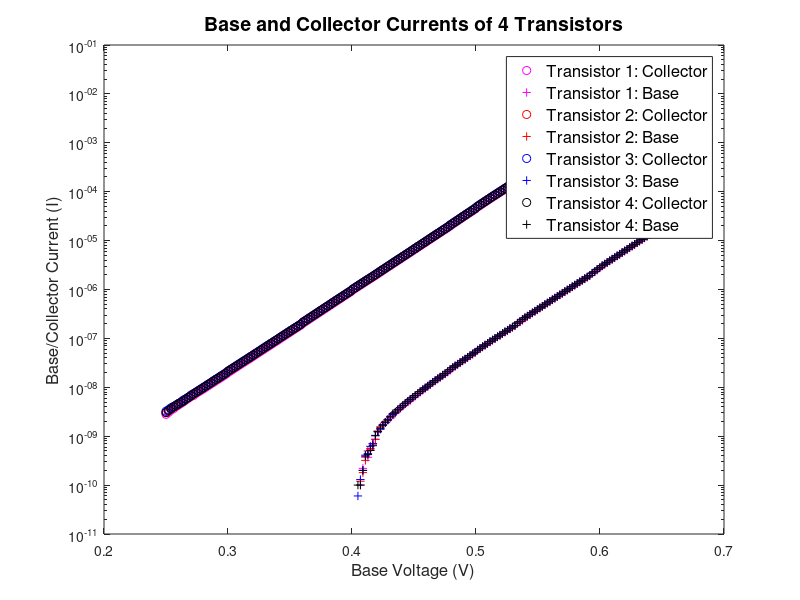

MATLAB code to generate this figure: (Note: this script raises an error after producing the figure.)
%% Plot all collector and base currents on the same figure

load('exp1_trans1.mat')
figure(1)
semilogy(V_base_src,-I_coll_calc,'om')
I_coll_1=I_coll_calc;
beta1=beta;
hold on
% figure(2)
semilogy(V_base_src,I_base_meas,'m+')
hold on

load('exp1_trans2.mat')
figure(1)
semilogy(V_base_src,-I_coll_calc,'or')
% figure(2)
semilogy(V_base_src,I_base_meas,'r+')
I_coll_2=I_coll_calc;
beta2=beta;


load('exp1_trans3.mat')
figure(1)
semilogy(V_base_src,-I_coll_calc,'ob')
% figure(2)
semilogy(V_base_src,I_base_meas,'b+')
I_coll_3=I_coll_calc;
beta3=beta;

load('exp1_trans4.mat')
figure(1)
semilogy(V_base_src,-I_coll_calc,'ok')
% figure(2)
semilogy(V_base_src,I_base_meas,'k+')
I_coll_4=I_coll_calc;
beta4=beta;

% label
leg=legend('Transistor 1: Collector','Transistor 1: Base','Transistor 2: Collector','Transistor 2: Base','Transistor 3: Collector','Transistor 3: Base','Transistor 4: Collector','Transistor 4: Base','location','best');
set(leg,'FontSize',12);
title('Base and Collector Currents of 4 Transistors','FontSize',14);
xlabel('Base Voltage (V)','FontSize',12)
ylabel('Base/Collector Current (I)','FontSize',12)
drawgreygridlines()
%% Plot percent difference of collector currents

I_coll_mean=mean([[-I_coll_4];[-I_coll_3];[-I_coll_2];[-I_coll_1]]);
I_err1=((-I_coll_1-I_coll_mean))/I_coll_mean*100;
I_err2=((-I_coll_2-I_coll_mean))/I_coll_mean*100;
I_err3=((-I_coll_3-I_coll_mean))/I_coll_mean*100;
I_err4=((-I_coll_4-I_coll_mean))/I_coll_mean*100;

figure(4)
plot(V_base_src,I_err1,'m.')
hold on
plot(V_base_src,I_err2,'r.')
plot(V_base_src,I_err3,'b.')
plot(V_base_src,I_err4','k.')

leg=legend('Transistor 1','Transistor 2','Transistor 3','Transistor 4','location','best');
% label
axis([.25 .65 -3 3])
set(leg,'FontSize',12);
title('Percent Difference of Collector Currents from Mean','FontSize', 14);
xlabel('Base Voltage (V)','FontSize', 12);
ylabel('Collector Current (I)','FontSize', 12);
drawgreygridlines();
%% plot beta as a function of V_base_src

figure(5)
semilogy(V_base_src,abs(beta1),'m.');
hold on
semilogy(V_base_src,abs(beta2),'r.');
semilogy(V_base_src,abs(beta3),'b.');
semilogy(V_base_src,abs(beta4),'k.');
title('$\beta$ as a Function of Base Voltage','FontSize', 14,'Interpreter','latex');
xlabel('Base Voltage (V)','FontSize', 12,'Interpreter','latex');
ylabel('$\beta$ ($\frac{I}{I}$)','FontSize', 12,'Interpreter','latex');
leg=legend('Transistor 1','Transistor 2','Transistor 3','Transistor 4','location','best')
set(leg,'FontSize',12);

drawgreygridlines();